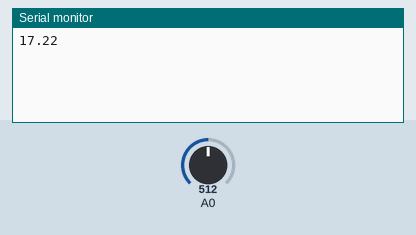
A sketch run on a simulated ESP8266 (Wemos D1 mini). On the bench: the last lines printed to the serial monitor. The test bench sets the inputs (shaded band); at power-on: A0 = 512. WiFi joins after 1.5 s; servers stay silent unless stated; uploads are accepted with an empty reply.

Above: at 2.7 s.
2.8 s: A0 set to 716
At 2.8 s:
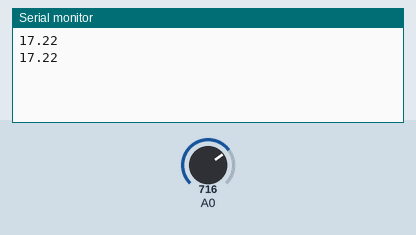
4.3 s: A0 set to 900
At 5.5 s:
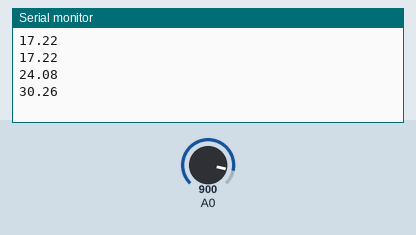
Timing chart, 0 to 7.3 s (numbered marks = the images above; inputs shaded):
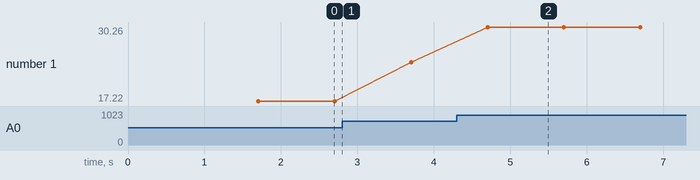

The sketch:

erp8266-voltmeter.ino
```cpp
#include <WiFiManager.h>
#include <WiFiClient.h>
#include <ESP8266HTTPClient.h>

WiFiClient  client;
HTTPClient  http;
WiFiManager wm;

int   httpCode = 0;
float voltage  = 0;

// Основной таймер
unsigned long mainLoopTimer  = 0;
unsigned long mainLoopPeriod = 1000;

// Таймер проверки сети
unsigned long networkCheckTimer  = 0;
unsigned long networkCheckPeriod = 2000;

// Получение значения напряжения с АЦП
float getVoltage() {
    voltage = analogRead(A0) * (34.4 / 1023.0);
    return voltage;
}

// Отправка данных на сервер
void sendData() {
    voltage = getVoltage();
    http.begin(client, "http://endpoint.ru/api.php?device=wemos_d1_mini&voltage=" + String(voltage));
    http.addHeader("Content-Type", "text/plain");
    httpCode = http.GET();
}

void setup() {
    Serial.begin(115200);
    wm.setConfigPortalTimeout(60);

    bool res;
    res = wm.autoConnect("Wemos_Voltage_Tester");

    if(!res) {
        ESP.restart();
    }
}

void loop() {

    if (millis() - mainLoopTimer >= mainLoopPeriod) {
        mainLoopTimer = millis();
        getVoltage();
        sendData();
        // plotter
        Serial.println(voltage);
    }

    if ((WiFi.status() != WL_CONNECTED) && millis() - networkCheckTimer >= networkCheckPeriod) {
        networkCheckTimer = millis();
        Serial.println("No network, restart board...");
        delay(100);
        ESP.restart();
    }
}
```

Measured:
- after the input at 4.3 s, the serial monitor: prints a new line after 0.40 s (image 2)
- plotted number 1: 17.22 → 24.08 after the input at 2.8 s, 24.08 → 30.26 after the input at 4.3 s
